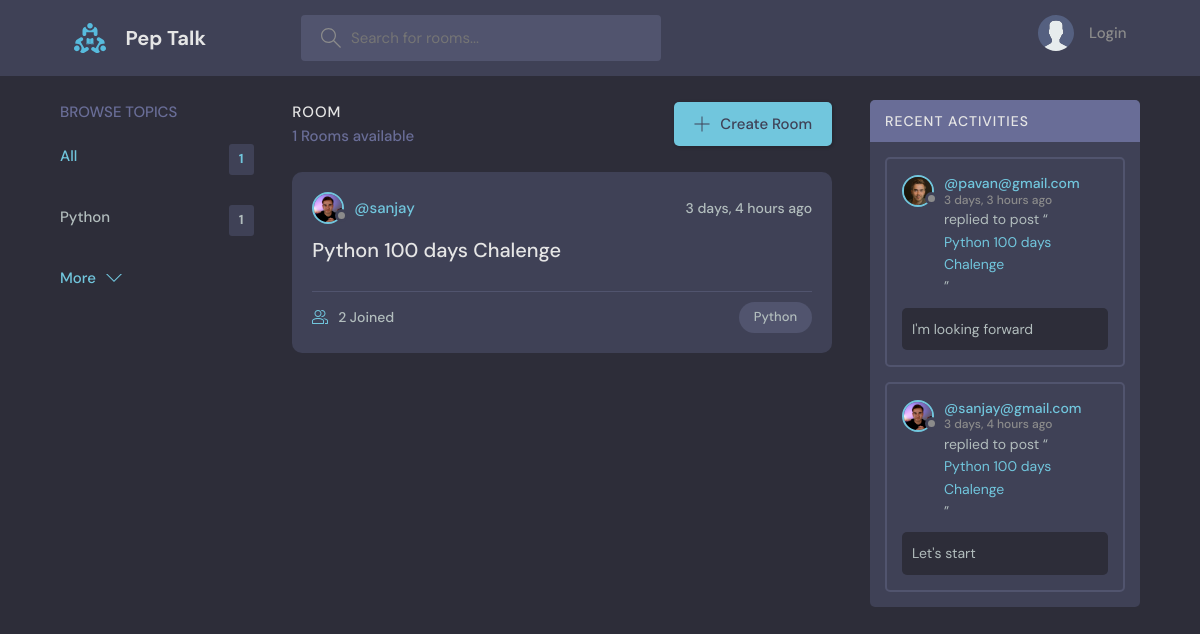
The page / on the database its author committed.
### base/models.py (models this page shows, shortened)
class Topic(models.Model):
    name = models.CharField(max_length=200)

class Room(models.Model):
    host = models.ForeignKey(User, on_delete= models.SET_NULL,null=True)
    topic = models.ForeignKey(Topic, on_delete= models.SET_NULL,null=True)
    name = models.CharField(max_length=200)
    description = models.TextField(null = True,blank = True)
    participants= models.ManyToManyField(User,related_name="participants",blank=True)
    updated = models.DateTimeField(auto_now=True)
    created = models.DateTimeField(auto_now_add=True)
    class Meta:
        ordering = ['-updated','-created']
    def __str__(self):
        return self.name

class User(AbstractUser):
    name = models.CharField(max_length=200, null = True)
    email = models.EmailField(unique=True, null = True)
    bio = models.TextField(null=True)
    avatar = models.ImageField(null = True, default="avatar.svg")
    USERNAME_FIELD = 'email'
    REQUIRED_FIELDS = []

class Message(models.Model):
    user = models.ForeignKey(User,on_delete= models.CASCADE )
    room = models.ForeignKey(Room, on_delete= models.CASCADE)
    body = models.TextField()
    updated = models.DateTimeField(auto_now=True)
    created = models.DateTimeField(auto_now_add=True)
    class Meta:
        ordering = ['-updated','-created']

### base/views.py (the view)
# urls.py: path('',views.Home, name='home'),
def Home(request):
    q = request.GET.get('q') if request.GET.get('q') != None else ''
    rooms = Room.objects.filter(
        Q(topic__name__icontains = q)|
        Q(name__icontains = q) |
        Q(description__icontains= q)
        )
    topics = Topic.objects.all()[0:4]
    room_count = rooms.count()
    room_messages = Message.objects.filter(Q(room__topic__name__icontains=q))
    context = {'rooms':rooms,'topics':topics,'room_count':room_count,'room_messages':room_messages}
    return render(request,'base/home.html',context)

### base/templates/base/home.html (shortened to what this page needs)
{% extends "main.html" %} {% block content %}
<main class="layout layout--3">
  <div class="container">
    {% include 'base/topics_component.html' %}
    <div class="roomList">
      <div class="roomList__header">
        <div>
          <h2>Room</h2>
          <p>{{room_count}} Rooms available</p>
        </div>
        <a class="btn btn--main" href="{% url 'createRoom' %}">
          <svg
            version="1.1"
            xmlns="http://www.w3.org/2000/svg"
            width="32"
            height="32"
            viewBox="0 0 32 32"
          >
            <title>add</title>
            <path
              d="M16.943 0.943h-1.885v14.115h-14.115v1.885h14.115v14.115h1.885v-14.115h14.115v-1.885h-14.115v-14.115z"
            ></path>
          </svg>
          Create Room
        </a>
      </div>
      {% include 'base/feed_component.html' %}
    </div>
    {% include 'base/activity_component.html' %}
  </div>
</main>
{% endblock %}

### base/templates/base/topics_component.html
<div class="topics">
  <div class="topics__header">
    <h2>Browse Topics</h2>
  </div>
  <ul class="topics__list">
    <li>
      <a href="{% url 'home'%}" class="active"
        >All <span>{{topics.count}}</span></a
      >
    </li>
    {% for topic in topics %}
    <li>
      <a href="{% url 'home' %}?q={{topic.name}}"
        >{{topic.name}} <span>{{topic.room_set.all.count}}</span></a
      >
    </li>
    {% endfor %}
  </ul>
  <a class="btn btn--link" href="{% url 'topics' %}">
    More
    <svg
      version="1.1"
      xmlns="http://www.w3.org/2000/svg"
      width="32"
      height="32"
      viewBox="0 0 32 32"
    >
      <title>chevron-down</title>
      <path d="M16 21l-13-13h-3l16 16 16-16h-3l-13 13z"></path>
    </svg>
  </a>
</div>

### base/templates/base/feed_component.html (shortened to what this page needs)
{% for room in rooms %}
<div class="roomListRoom">
        <div class="roomListRoom__header">
          <a href="{% url "userProfile" room.host.id %}" class="roomListRoom__author">
            <div class="avatar avatar--small">
              <img src="{{ room.host.avatar.url }}" />
            </div>
            <span>@{{room.host.username}}</span>
          </a>
          <div class="roomListRoom__actions">
            <span>{{ room.created|timesince}} ago</span>
          </div>
        </div>
        <div class="roomListRoom__content">
          <a href="{% url 'Room' room.id %}">{{room.name}}</a>
        </div>
        <div class="roomListRoom__meta">
          <a href="{% url 'Room' room.id %}" class="roomListRoom__joined">
            {{ room.participants.all.count }} Joined
          </a>
          <p class="roomListRoom__topic">{{room.topic.name}}</p>
        </div>
      </div>
{% endfor %}

### base/templates/base/activity_component.html (shortened to what this page needs)
<div class="activities">
  <div class="activities__header">
    <h2>Recent Activities</h2>
  </div>
  {% for message in room_messages %}
  <div class="activities__box">
    <div class="activities__boxHeader roomListRoom__header">
      <a
        href="{% url 'userProfile' message.user.id %}"
        class="roomListRoom__author"
      >
        <div class="avatar avatar--small">
          <img src="{{message.user.avatar.url}}" />
        </div>
        <p>
          @{{message.user}}
          <span>{{message.created|timesince}} ago</span>
        </p>
      </a>
    </div>
    <div class="activities__boxContent">
      <p>
        replied to post “<a href="{% url 'Room' message.room.id %}"
          >{{message.room}}</a
        >”
      </p>
      <div class="activities__boxRoomContent">{{message.body}}</div>
    </div>
  </div>
  {% endfor %}
</div>

### rows shown on the page
Topic: name "Python", room_set.all.count "1"
Room: host.avatar (picture), host.username "sanjay", created "3 days, 4 hours", name "Python 100 days Chalenge", participants.all.count "2", topic.name "Python"
Message: user.avatar (picture), user "pavan@gmail.com", created "3 days, 3 hours", room "Python 100 days Chalenge", body "I'm looking forward"
Message: user.avatar (picture), user "sanjay@gmail.com", created "3 days, 4 hours", room "Python 100 days Chalenge", body "Let's start"

### other values the page prints
{{ topics.count }} "1"
{{ room_count }} "1"
